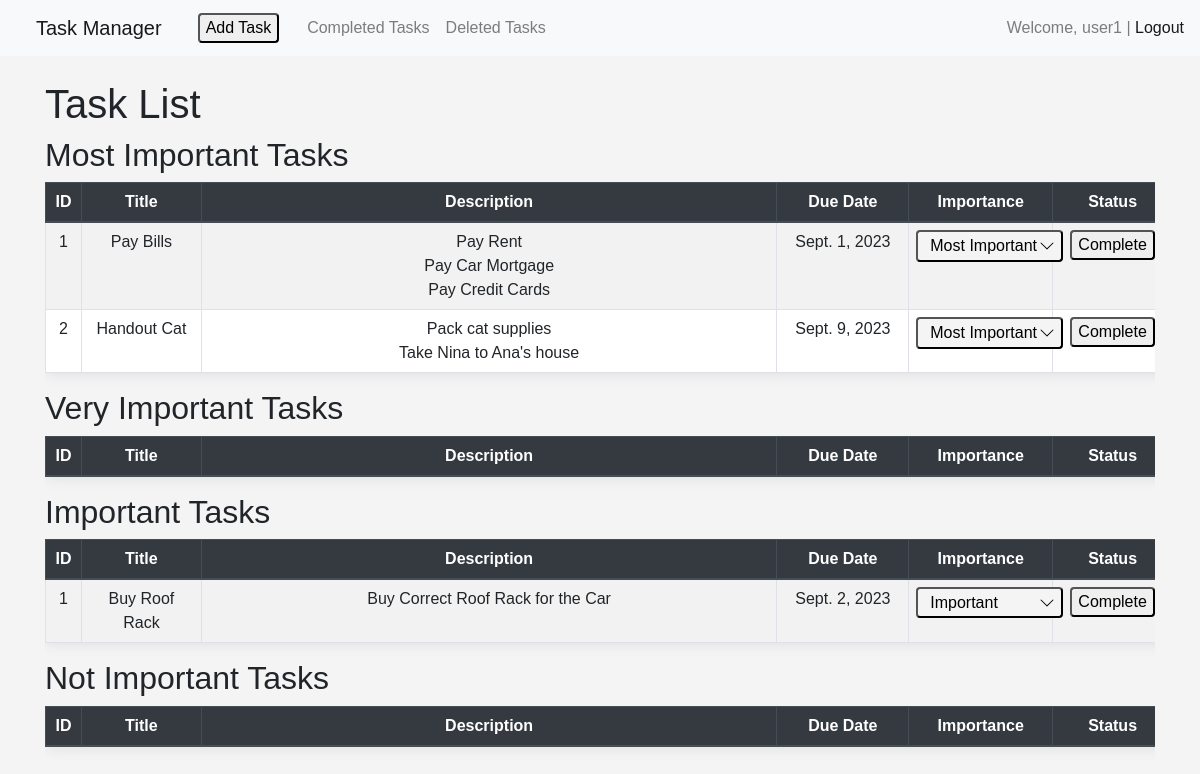
The app's page / (signed in) with its own data.
### tasks/models.py (models this page shows, shortened)
class Task(models.Model):
    STATUS_CHOICES = (
        ('Incomplete', 'Incomplete'),
        ('Complete', 'Complete'),
    )
    IMPORTANCE_CHOICES = [
        ('most_important', 'Most Important'),
        ('very_important', 'Very Important'),
        ('important', 'Important'),
        ('not_important', 'Not Important'),
    ]
    user = models.ForeignKey(User, on_delete=models.CASCADE)
    title = models.CharField(max_length=64)
    description = models.TextField()
    created_at = models.DateTimeField(auto_now_add=True)
    due_date = models.DateField()
    status = models.CharField(max_length=20, choices=STATUS_CHOICES, default='Incomplete')
    importance = models.CharField(
        max_length=20,
        choices=IMPORTANCE_CHOICES,
        default='not_important'
    )
    is_deleted = models.BooleanField(default=False)
    class Meta:
        app_label = 'tasks'

### tasks/views.py (the view, shortened to what this page needs)
# urls.py: path('', views.task_list, name='task_list'),
@login_required
def task_list(request):
    filters = {'user': request.user, 'status': 'Incomplete', 'is_deleted': False}
    most_important_tasks = Task.objects.filter(**filters, importance='most_important').order_by('due_date')
    very_important_tasks = Task.objects.filter(**filters, importance='very_important').order_by('due_date')
    important_tasks = Task.objects.filter(**filters, importance='important').order_by('due_date')
    not_important_tasks = Task.objects.filter(**filters, importance='not_important').order_by('due_date')
    task_categories = {
        'most_important_tasks': most_important_tasks,
        'very_important_tasks': very_important_tasks,
        'important_tasks': important_tasks,
        'not_important_tasks': not_important_tasks
    }
    return render(request, 'tasks/task_list.html', {'task_categories': task_categories})

### tasks/templates/tasks/task_list.html
{% extends "tasks/layout.html" %}
{% block content %}
<h1>Task List</h1>
<div class="active-tasks">
    <div class="most-important-tasks">
        <h2>Most Important Tasks</h2>
        {% include 'tasks/task_table.html' with tasks=task_categories.most_important_tasks %}
    </div>
    <div class="very-important-tasks">
        <h2>Very Important Tasks</h2>
        {% include 'tasks/task_table.html' with tasks=task_categories.very_important_tasks %}
    </div>
    <div class="important-tasks">
        <h2>Important Tasks</h2>
        {% include 'tasks/task_table.html' with tasks=task_categories.important_tasks %}
    </div>
    <div class="not-important-tasks">
        <h2>Not Important Tasks</h2>
        {% include 'tasks/task_table.html' with tasks=task_categories.not_important_tasks %}
    </div>
</div>
{% endblock %}

### tasks/templates/tasks/layout.html (shortened to what this page needs)
<!DOCTYPE html>
<html lang="en">
<head>
    <link href="https://maxcdn.bootstrapcdn.com/bootstrap/4.5.2/css/bootstrap.min.css" rel="stylesheet">
    {% load static %}
    <link rel="stylesheet" href="{% static 'tasks/styles.css' %}">
</head>
<body>
    <nav class="navbar navbar-expand-lg navbar-light bg-light">
        <a class="navbar-brand" href="{% url 'task_list' %}">Task Manager</a>
        {% if not hide_add_task %}
        <form class="add-btn" method="post" action="{% url 'add_task' %}">
            <button type="submit">Add Task</button>
        </form>
        {% endif %}
        <div class="collapse navbar-collapse" id="navbarNavDropdown">
            {% if user.is_authenticated %}
                <ul class="navbar-nav mr-auto">
                    <li class="nav-item">
                        <a class="nav-link" href="{% url 'completed_tasks' %}">Completed Tasks</a>
                    </li>
                    <li class="nav-item">
                        <a class="nav-link" href="{% url 'deleted_tasks' %}">Deleted Tasks</a>
                    </li>
                </ul>
            {% endif %}
            <div class="navbar-text">
                {% if user.is_authenticated %}
                Welcome, {{ user.username }} |
                <a href="{% url 'logout' %}">Logout</a>
                {% else %}
                <a href="{% url 'login' %}">Sign In</a> |
                <a href="{% url 'register' %}">Register</a>
                {% endif %}
            </div>
        </div>
    </nav>
    <main class="container mt-4">
        {% block content %}
        {% endblock content %}
    </main>
</body>

### tasks/templates/tasks/task_table.html (shortened to what this page needs)
<div class="scrollable-container">
    <table class="table table-striped table-bordered table-hover">
        <thead class="thead-dark">
            <tr>
                <th class="col-id">ID</th>
                <th class="col-title">Title</th>
                <th class="col-description">Description</th>
                <th class="col-due-date">Due Date</th>
                <th class="col-importance">Importance</th>
                <th class="col-status">Status</th>
            </tr>
        </thead>
        <tbody>
            {% for task in tasks %}
            <tr>
                <td>{{ forloop.counter }}</tstyle="white-space: nowrap;"d>
                <td style="word-break: keep-all; white-space: pre-wrap;">{{ task.title }}</td>
                <td style="word-break: keep-all; white-space: pre-wrap;">{{ task.description }}</td>
                <td>{{ task.due_date }}</td>
                <td>
                    <select class="importance-select" data-id="{{ task.id }}">
                        {% for value, display_name in task.IMPORTANCE_CHOICES %}
                            <option value="{{ value }}" {% if task.importance == value %}selected{% endif %}>{{ display_name }}</option>
                        {% endfor %}
                    </select>
                </td>
                <td>
                    {% if task.is_deleted %}
                        <button class="restore-btn" data-id="{{ task.id }}">Restore</button>
                    {% else %}
                        {% if task.status == "Complete" %}
                            <button class="complete-btn" data-id="{{ task.id }}">Incomplete</button>
                        {% else %}
                            <button class="complete-btn" data-id="{{ task.id }}">Complete</button>
                        {% endif %}
                    {% endif %}
                </td>
            </tr>
            {% endfor %}
        </tbody>
    </table>
</div>

### tasks/static/tasks/styles.css (style rules this page uses)
body { font-family: 'Arial', sans-serif; background-color: #f4f4f4; }
.table { background-color: #ffffff; box-shadow: 0px 0px 15px rgba(0,0,0,0.1); width: 100%; min-width: 1200px; }
table { width: 100%; table-layout: fixed; }
table td, table th { overflow-wrap: break-word; word-wrap: break-word; word-break: break-all; text-align: center; vertical-align: middle; }
button { border-radius: .25rem; margin: 0; }
.importance-select { appearance: none; -webkit-appearance: none; -moz-appearance: none; background-position: right 6px center; background-repeat: no-repeat; background-color: #f4f4f4; color: black; padding-left: .75rem; padding-right: 1.5rem; padding-top: .1rem; padding-bottom: .1rem; border: 2px outset buttonborder; width: auto; height: auto; display: inline-block; font-size: 1rem; border-color: buttonborder; border-radius: .25rem; line-height: 1.5; }
.importance-select option { background-color: #f4f4f4; color: black; padding: 8px 10px; }
.add-btn { margin-right: 20px; margin-left: 20px; }
.navbar-brand { margin-left: 20px; }
.col-id { width: 3%; }
.col-title { width: 10%; }
.col-description { width: 48%; }
.col-due-date { width: 11%; }
.col-importance { width: 12%; }
.col-status { width: 10%; }
table th, table td { padding: 7px 7px; }
.table th, .table td { padding: 7px 7px; }
.scrollable-container { overflow-x: auto; }
table td, table th { word-wrap: normal; word-break: normal; }

### records on screen
Task: title "Pay Bills", description "Pay Rent Pay Car Mortgage Pay Credit Cards", due_date "Sept. 1, 2023", importance+id "Most Important"
Task: title "Handout Cat", description "Pack cat supplies Take Nina to Ana's house", due_date "Sept. 9, 2023", importance+id "Most Important"
Task: title "Buy Roof Rack", description "Buy Correct Roof Rack for the Car", due_date "Sept. 2, 2023", importance+id "Important"

### other values on screen
{{ user.username }} "user1"
